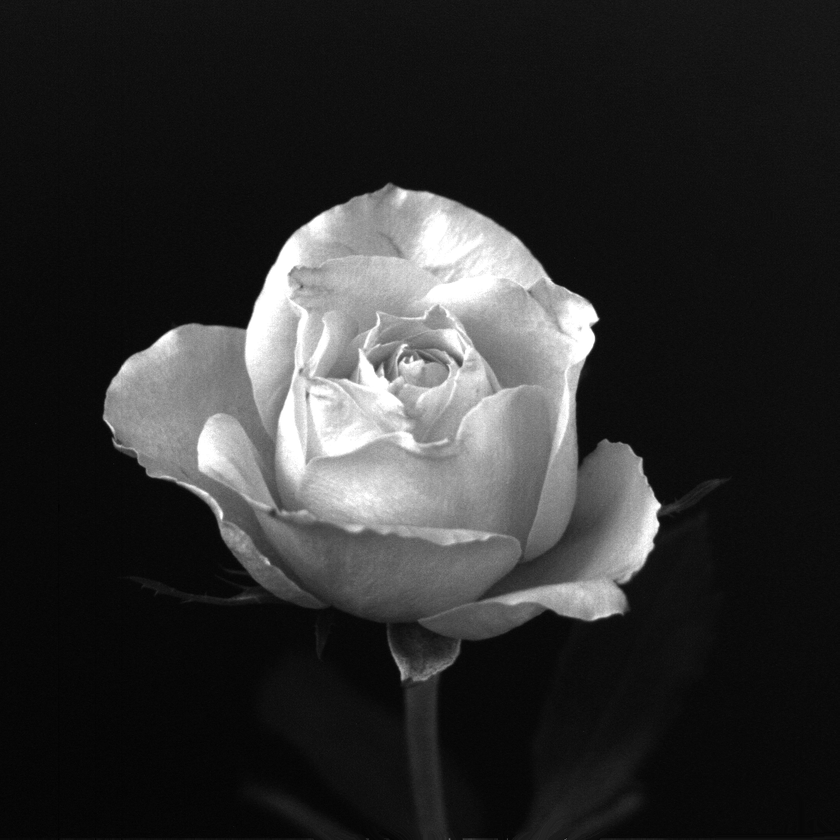
%> input picture rose1024.tif, 840 x 840 px, shrunk from 1024 x 1024 before the run
$ octave Project1.m   (GNU Octave 9; MATLAB toolbox functions it lacks are replaced by stand-ins)
%> lines starting %> are read from the running program, lines starting %| are printed output that depends on the picture; in (x1, y1, x2, y2) boxes, pixels count from 0 and x2, y2 are one past the last pixel; in counts of white or black regions, pixels touching at a corner belong together; the program's own positions count from 1
### Mask.m
function [ m ] = Mask( M, N, rUL, cUL, rLR, cLR )
%Mask Generates MxN Mask
% MxN = rows x columns
%   Generates MxN mask with 1's in the rectangle defined by upper-right
%   coordinates (rUL, cUL) and lower-right coordinates (rLR, cLR).

% check to see if upper left coordinates are  within MxN
if (rUL < 1 || cUL < 1)
    disp("rUL and cUL cannot be less than row 1 or column 1")
    return;
% check to see if lower right coordinates are within MxN
elseif (rLR > M || cLR > N)
    disp("rLR cannot exceed M and cLR cannot exceen N")
    return;
end

% generate MxN matrix
m = zeros(M, N);

% find MxN dimensions for rectangle of 1's
rectM = rLR - rUL + 1;
rectN = cLR - cUL + 1;

% generate MxN matrix for rectanle of 1's
mask = ones(rectM, rectN);

% change mask to have 1's in rectangle specified by coordinates
m(rUL:rLR, cUL:cLR) = mask;

end

### imArithmetic.m
function [ g ] = imArithmetic(f1, f2, op)

switch op
    case 'add'
        g = f1 + f2;
    case 'subtract'
        g = f1 - f2;
    case 'multiply'
        g = f1 .* f2;
    case 'divide'
        g = f1 ./ f2;
    otherwise
        disp('Not a supported function. Please use "add", "subtract", "multiply", or "divide"')
        g = zeros(size(f1));
        return;
end

% min(g) return array of min values in each column so need to calculate min
% again to find min of matrix

gm = g - min(min(g));

% scale image
gs = 255*(gm./max(max(gm)));

g = gs;


### imageHist.m
function [ h ] = imageHist(f, mode)

switch mode
    case 'n'
        hu = imhist(f);
        MN = size(f);
        h = hu ./ (MN(1) * MN(2));
    case 'u'
        h = imhist(f);
    otherwise
        disp('Not a valid mode. Please input "n" or "u".')
        h = zeros(size(f));
        return;
end

end

### meanVariance.m
function [mean, variance] = meanVariance(f)

    %M x N dimensions of image
    MN = size(f);

    % normalized histogram of image
    hn = imageHist(f, 'n');

    % size of histogram
    dim = size(hn);

    % initialize mean
    mean = 0;

    % loop through histogram
    % need to multiply each value by its frequency and sum then all up
    % i will be equal the the index of hist (ie the 8 bit intensity value)
    for i = 0: dim(1)-1
        mean = mean + hn(i+1)*i;
    end

    mean = mean ./ (MN(1)*MN(2));

    % calculate variance by summing up the squares of the difference of
    % each value and the mean
    for i=0: dim(1) - 1
        variance = (hn(i+1) - mean)^2;
    end
    variance = variance ./ (MN(1)*MN(2));

end

### histEqual.m
function [g] = histEqual(f)
    hn= imageHist(f, 'n');

    g = histeq(f, hn);
end

### Project1.m

%%%%%%%%%%%%%%%%%%%%%%%%%%%%%%%%%%%%%%%%%%%%%%%%%%%%%%%%%%%%%%%%%%%%%%%%%%
%% Problem 1.1
open Mask.m

roseImage = imread('rose1024.tif');
%> roseImage is the input picture: size 840x840 uint8; min 0, max 255, mean 46.8

% get dimensions of image
[roseM, roseN] = size(roseImage);
%> roseM = 840; roseN = 840

% want to create mask that is half the size of the image
maskM = roseM / 2;
%> maskM = 420
maskN = roseN / 2;
%> maskN = 420

% since maskM and maskN are half of the image, these coordinates should be
% the center of the image.

% Subtract half of the masks height and width from the center in order to
% find the upper left coordinates.
rUL = maskM - maskM / 2;
%> rUL = 210
cUL = maskN - maskN / 2;
%> cUL = 210

% Add half of the masks height and width from the center in order to find
% the lower right coordinates
rLR = maskM + maskM / 2;
%> rLR = 630
cLR = maskN + maskN / 2;
%> cLR = 630

%generate mask of MxN with rectangle of 1's being M/2xN/2 and centered
m = Mask(roseM, roseN, rUL, cUL, rLR, cLR);
%> in Mask, `m(rUL:rLR, cUL:cLR) = mask;`:
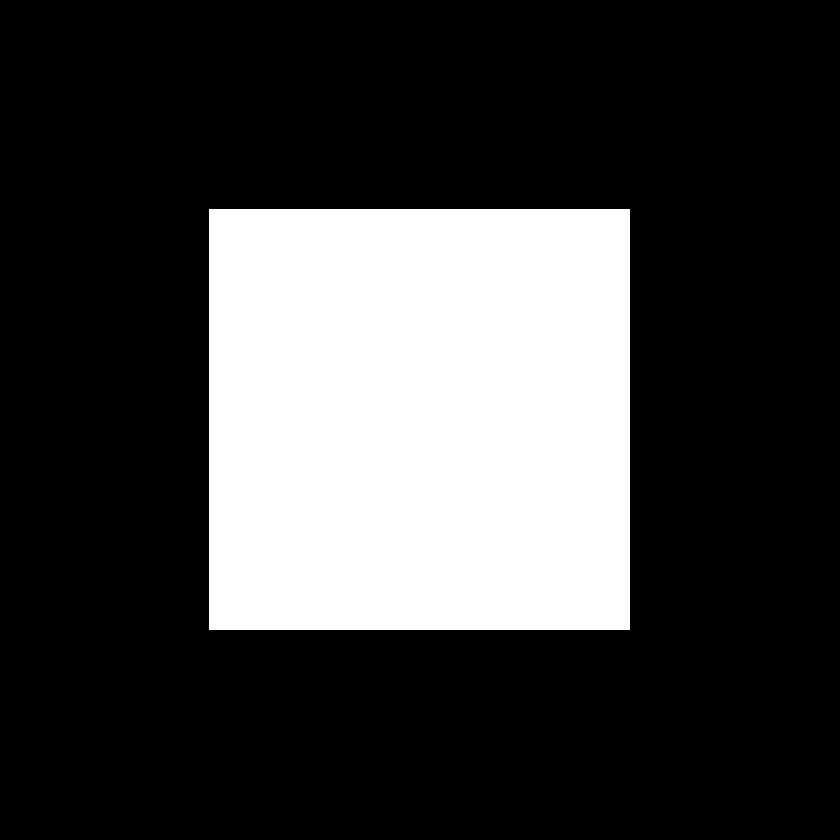
%> m: size 840x840 double; values 0 (black) and 1 (white), 25.1% white; 1 white region, box (x1, y1, x2, y2) and area: (209, 209, 630, 630) 177241

% scalar multiply bitmask with roseImage to apply mask
roseResult = roseImage.* uint8(m);

% show rose image with bitmask applied
imshow(roseResult)
title('rose with bitmask applied')
pause

%%%%%%%%%%%%%%%%%%%%%%%%%%%%%%%%%%%%%%%%%%%%%%%%%%%%%%%%%%%%%%%%%%%%%%%%%%%
%% Problem 1.2
open imArithmetic.m

liveImage = double(imread('angiography_live_ image.tif'));
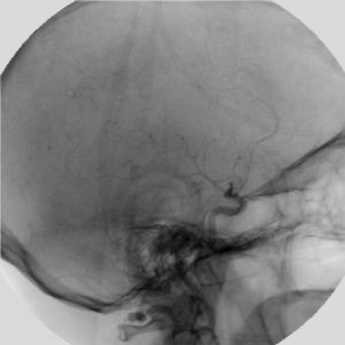
%> input picture angiography_live_ image.tif, 345 x 345 px, shrunk from 420 x 420 before the run
%> liveImage: size 345x345 double; min 0, max 230, mean 129.3; mean of the top-left, top-right, bottom-left and bottom-right quarters 129.1, 150.7, 117.2, 120.2
maskImage = double(imread('angiography_mask_image.tif'));
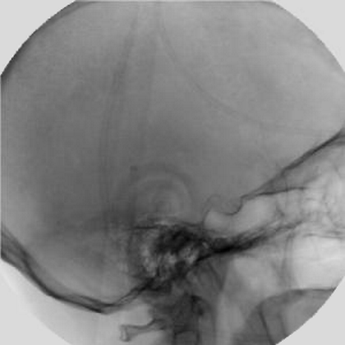
%> input picture angiography_mask_image.tif, 345 x 345 px, shrunk from 420 x 420 before the run
%> maskImage: size 345x345 double; min 0, max 233, mean 130.7; mean of the top-left, top-right, bottom-left and bottom-right quarters 129.4, 151.8, 118.2, 123.3

g = uint8(imArithmetic(liveImage, maskImage, 'subtract'));
%> in imArithmetic, `gm = g - min(min(g));`:
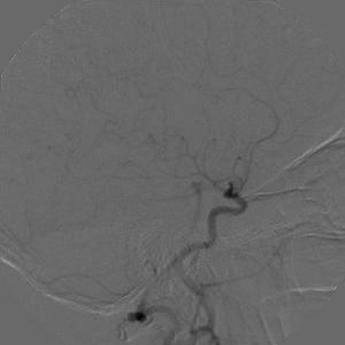
%> gm: size 345x345 double; min 0, max 154, mean 103.6
%> g: size 345x345 uint8

imshow(g)
title('subtraction of mask from live')
pause

%%%%%%%%%%%%%%%%%%%%%%%%%%%%%%%%%%%%%%%%%%%%%%%%%%%%%%%%%%%%%%%%%%%%%%%%%%%%%
%% Problem 1.3

open imageHist.m
roseImage2 = imread('rose1024.tif');

% normalized histogram
hn = imageHist(roseImage2, 'n');
%> in imageHist, `hu = imhist(f);`: hu = 256 values, max 49818 at index 15, min 1 at index 1, mean 2756.2
%> in imageHist, `h = hu ./ (MN(1) * MN(2));`: h = 256 values, max 0.0706 at index 15, min 1.42e-06 at index 1, mean 0.00391
%> hn has the same summary as h in imageHist

% unnormalized histogram
hu = imageHist(roseImage2, 'u');

histogram(hn)
title('normalized histogram for rose')
%> figure, not shown here; tallest bar 236 high, from x = 0 to 0.005
pause
histogram(hu)
title('unnormalized histogram for rose')
%> figure, not shown here; tallest bar 237 high, from x = 0 to 5000
pause

open meanVariance.m
[mean, variance] = meanVariance(roseImage2)
%> in meanVariance, `hn = imageHist(f, 'n');`: hn has the same summary as h in imageHist
%> the loop in meanVariance, `for i = 0: dim(1)-1` made 256 passes
%> mean on passes 1 to 3: 0, 2.83e-06, 1.98e-05
%> after the loop in meanVariance, `for i = 0: dim(1)-1`: mean = 46.79
%> in meanVariance, `mean = mean ./ (MN(1)*MN(2));`: mean = 6.63e-05
%> the loop in meanVariance, `for i=0: dim(1) - 1` made 256 passes
%> variance on passes 1 to 3: 4.21e-09, 4.03e-09, 3.34e-09
%> in meanVariance, `variance = variance ./ (MN(1)*MN(2));`: variance = 1.89e-10
%> mean = 6.63e-05; variance = 1.89e-10

liveImage2 = imread('angiography_live_ image.tif');
%> liveImage2 is the input picture: size 345x345 uint8; min 0, max 230, mean 129.3
% normalized histogram
hn2 = imageHist(liveImage2, 'n');
%> hn2 = 256 values, max 0.0646 at index 219, min 0 at index 230, mean 0.00391

% unnormalized histogram
hu2 = imageHist(liveImage2, 'u');
%> hu2 = 256 values, max 7689 at index 219, min 0 at index 230, mean 464.9


histogram(hn2)
title('normalized histogram for live angiography')
%> figure, not shown here; tallest bar 134 high, from x = 0 to 0.002
pause
histogram(hu2)
title('unnormalized histogram for live angiography')
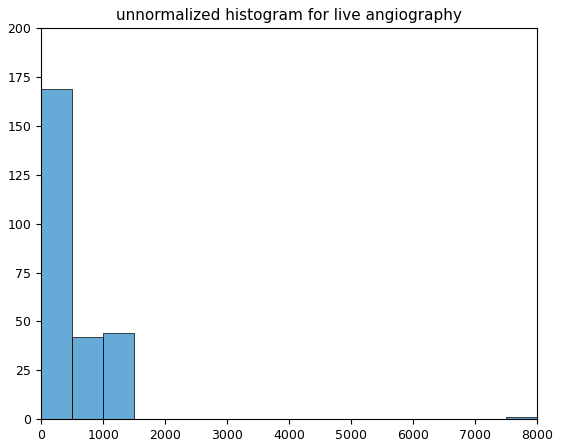
%> figure redrawn from the program's plot data; tallest bar 169 high, from x = 0 to 500
pause

open meanVariance.m
[mean2, variance2] = meanVariance(liveImage2)
%> the loop in meanVariance (call 2), `for i = 0: dim(1)-1` made 256 passes
%> mean on passes 1 to 3: 0, 2.52e-05, 9.24e-05
%> the loop in meanVariance (call 2), `for i=0: dim(1) - 1` made 256 passes
%> variance on passes 1 to 3: 1.09e-06, 1.13e-06, 1.11e-06
%> mean2 = 0.00109; variance2 = 9.91e-12

open histEqual.m
roseEqual = histEqual(roseImage2);
%> in histEqual, `hn= imageHist(f, 'n');`: hn has the same summary as h in imageHist
liveEqual = histEqual(liveImage2);

roseEqual2 = histeq(roseImage2);
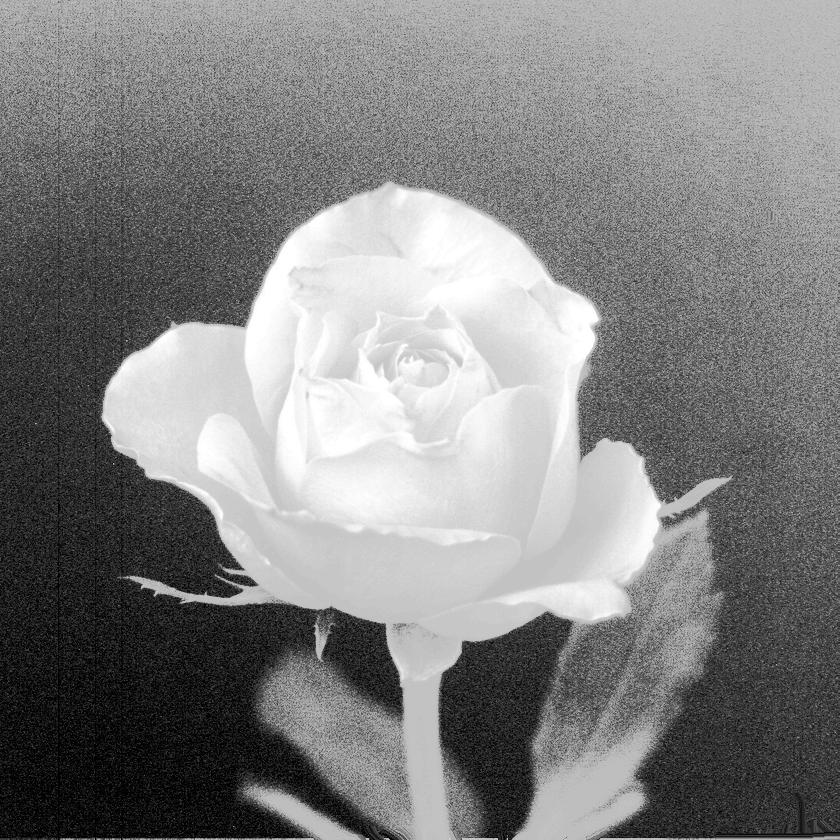
%> roseEqual2: size 840x840 uint8; min 0, max 255, mean 130.3
imshow(roseEqual2)
pause

liveEqual2 = histeq(liveImage2);
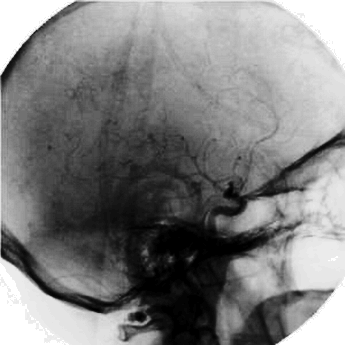
%> liveEqual2: size 345x345 uint8; min 0, max 255, mean 127
imshow(liveEqual2)
pause

imshow(roseEqual)
title('rose with hist equalization')
pause
imshow(liveEqual)
title('live image with hist equalization')
pause
